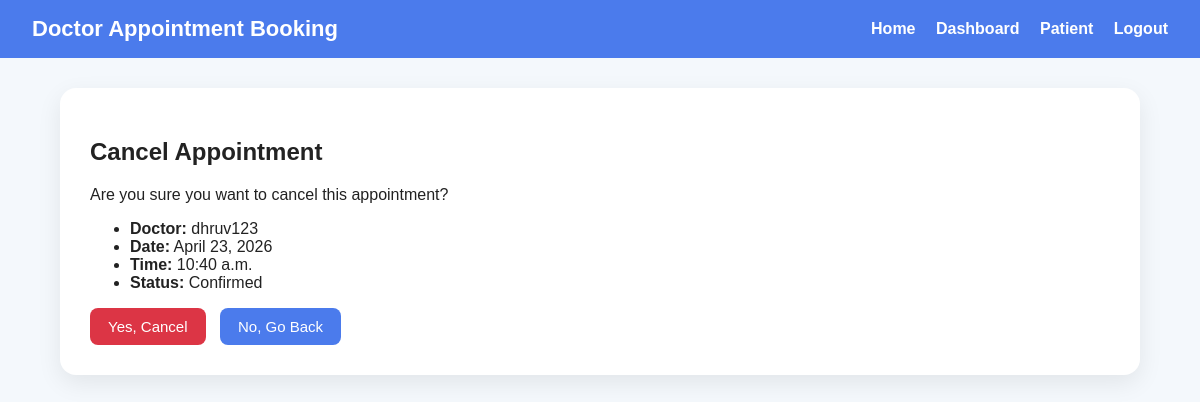
Screenshot of /appointments/4/cancel/ (signed in) with the database file from the repository.
### core/models.py (models this page shows, shortened)
class Appointment(models.Model):
    STATUS_CHOICES = (
        ('Pending', 'Pending'),
        ('Confirmed', 'Confirmed'),
        ('Cancelled', 'Cancelled'),
    )
    patient = models.ForeignKey(
        User,
        on_delete=models.CASCADE,
        related_name='patient_appointments'
    )
    doctor = models.ForeignKey(
        User,
        on_delete=models.CASCADE,
        related_name='doctor_appointments'
    )
    appointment_date = models.DateField()
    appointment_time = models.TimeField()
    reason = models.TextField(blank=True)
    status = models.CharField(max_length=20, choices=STATUS_CHOICES, default='Pending')
    created_at = models.DateTimeField(auto_now_add=True)
    class Meta:
        ordering = ['-appointment_date', '-appointment_time']
        constraints = [
            models.UniqueConstraint(
                fields=['doctor', 'appointment_date', 'appointment_time'],
                name='unique_doctor_appointment_slot'
            )
        ]

### core/views.py (the view)
@login_required(login_url='login')
def cancel_appointment(request, appointment_id):
    profile = getattr(request.user, 'profile', None)
    if not profile or profile.role != 'patient':
        messages.error(request, 'Only patients can cancel appointments.')
        return redirect('dashboard')
    appointment = get_object_or_404(Appointment, id=appointment_id, patient=request.user)
    if request.method == 'POST':
        appointment.status = 'Cancelled'
        appointment.save()
        messages.success(request, 'Appointment cancelled successfully.')
        return redirect('patient_dashboard')
    return render(request, 'core/cancel_appointment.html', {'appointment': appointment})

### templates/core/cancel_appointment.html (shortened to what this page needs)
{% extends 'base.html' %}
{% block content %}
<h2>Cancel Appointment</h2>
<p>Are you sure you want to cancel this appointment?</p>
<ul>
    <li><strong>Doctor:</strong> {{ appointment.doctor.username }}</li>
    <li><strong>Date:</strong> {{ appointment.appointment_date }}</li>
    <li><strong>Time:</strong> {{ appointment.appointment_time }}</li>
    <li><strong>Status:</strong> {{ appointment.status }}</li>
</ul>
<form method="post">
    <button type="submit" class="btn btn-danger">Yes, Cancel</button>
    <a href="{% url 'patient_dashboard' %}" class="btn">No, Go Back</a>
</form>
{% endblock %}

### templates/base.html (style rules this page uses)
* { box-sizing: border-box; }
body { margin: 0; font-family: Arial, sans-serif; background: #f4f8fc; color: #222; }
.btn { display: inline-block; background: #4b7bec; color: white; border: none; border-radius: 8px; padding: 10px 18px; text-decoration: none; cursor: pointer; font-size: 15px; margin-right: 10px; }
.btn-danger { background: #dc3545; }

### rows the page displays
Appointment: doctor.username "dhruv123", appointment_date "April 23, 2026", appointment_time "10:40 a.m.", status "Confirmed"
